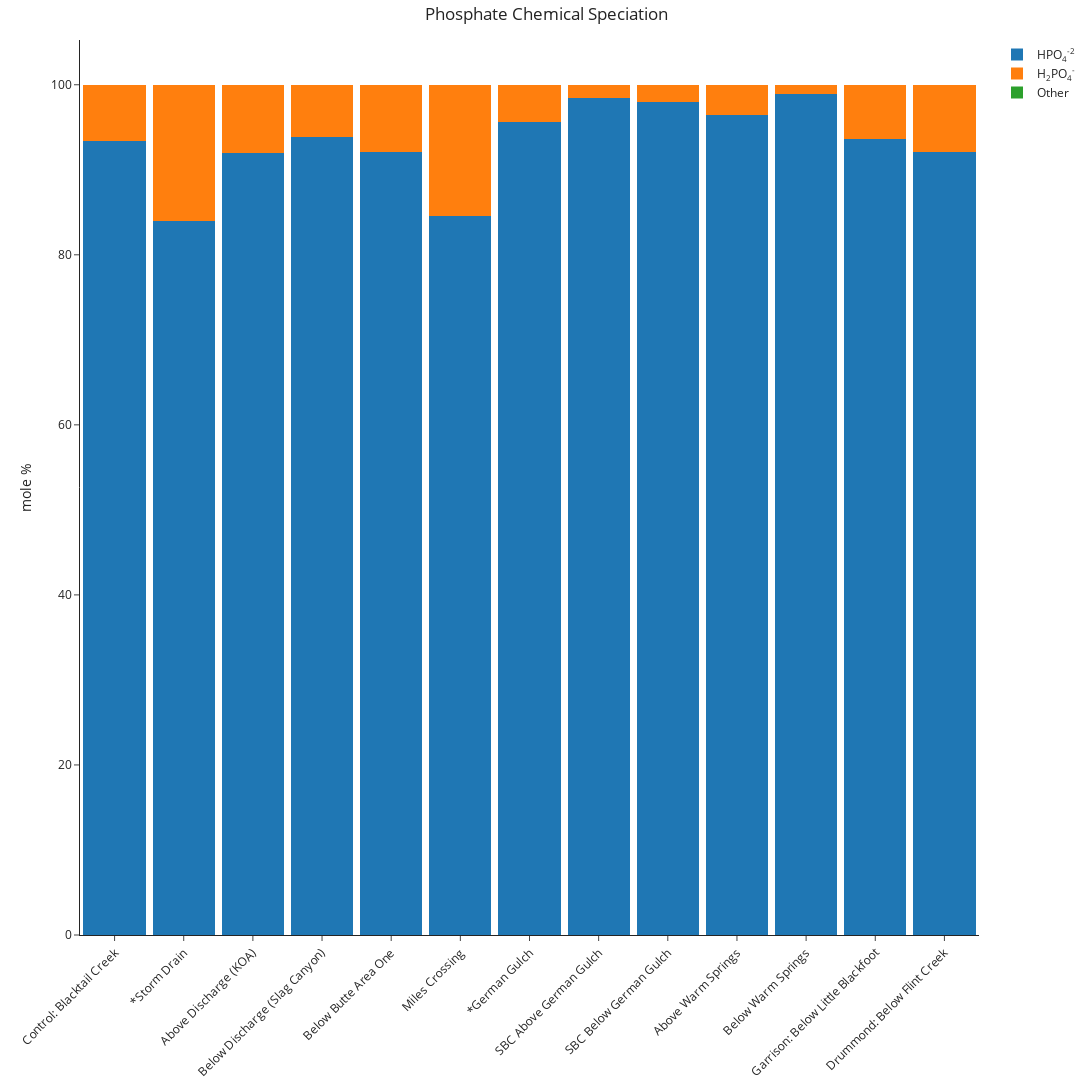
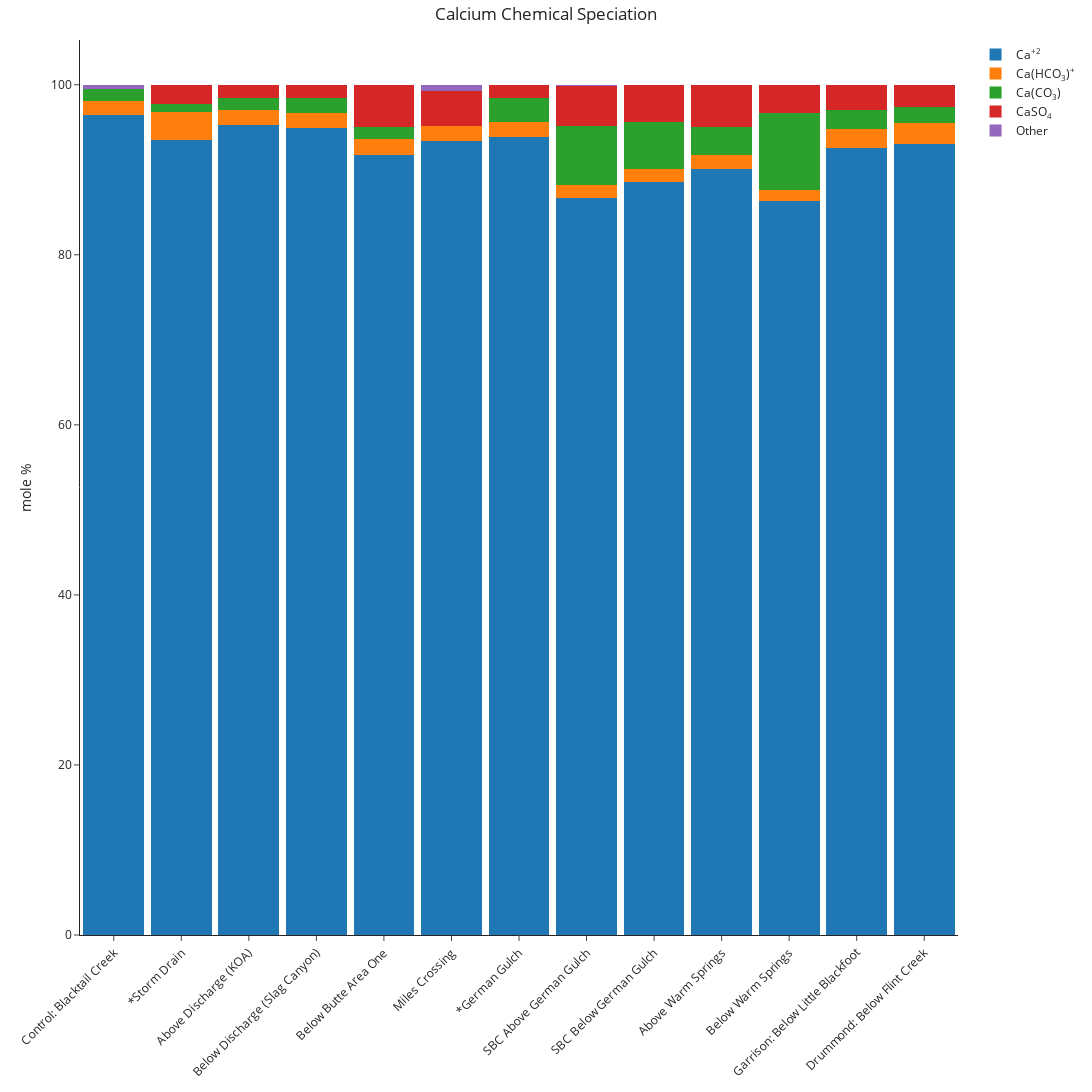
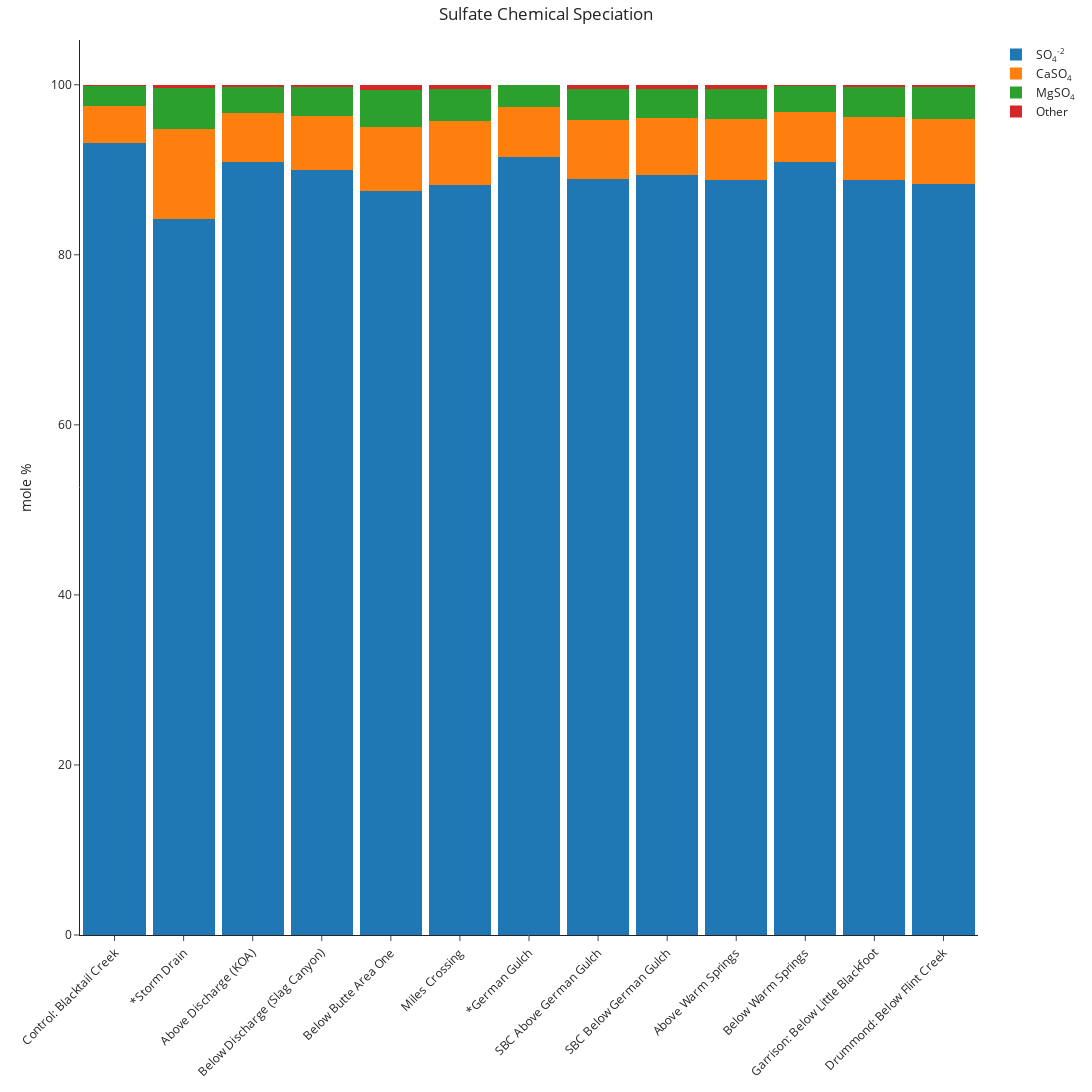

Notebook source saved alongside these figures, in order:
### Code cell
# speciation calculation using the newly-created data0.cst database (200 bars)
speciation = ae.speciate(input_filename="BeforeDischarge.csv",
                         exclude=["Year"],
                         db='lgn',
                         #custom_db=True,
                         report_filename="report.csv",
                        strict_minimum_pressure =False)

speciation.plot_mass_contribution("HPO4-2",save_as="Phosphate Speciation Downstream Before",
                                 save_format="svg",plot_width=16, plot_height=9,
                                  colormap='tab10', save_scale=10,
                                  title= "Phosphate Chemical Speciation")

speciation.plot_mass_contribution("Ca+2",save_as="Calcium Speciation Downstream Before",
                                 save_format="svg",plot_width=16, plot_height=9,
                                  colormap='tab10', save_scale=10,
                                  title= "Calcium Chemical Speciation")

speciation.plot_mass_contribution("SO4-2",save_as="Sulphate Speciation Downstream Before",
                                 save_format="svg",plot_width=16, plot_height=9,
                                  colormap='tab10', save_scale=10,
                                  title= "Sulfate Chemical Speciation")

### Figure 1 — Plotly figure (JSON) as saved in the notebook; plotly's stock layout.template omitted (floating-point values rounded to 4 significant figures)
{"data": [{"alignmentgroup": "True", "hovertemplate": "species=HPO<sub>4</sub><sup>-2</sup><br>sample=%{x}<br>mole %=%{y}<extra></extra>", "legendgroup": "HPO<sub>4</sub><sup>-2</sup>", "marker": {"color": "#1f77b4", "line": {"width": 0}, "pattern": {"shape": ""}}, "name": "HPO<sub>4</sub><sup>-2</sup>", "offsetgroup": "HPO<sub>4</sub><sup>-2</sup>", "orientation": "v", "showlegend": true, "textposition": "auto", "type": "bar", "width": 0.9, "x": ["Control: Blacktail Creek", "*Storm Drain", "Above Discharge (KOA)", "Below Discharge (Slag Canyon)", "Below Butte Area One", "Miles Crossing", "*German Gulch", "SBC Above German Gulch", "SBC Below German Gulch", "Above Warm Springs", "Below Warm Springs", "Garrison: Below Little Blackfoot", "Drummond: Below Flint Creek"], "xaxis": "x", "y": [93.36, 83.99, 91.93, 93.9, 92.14, 84.54, 95.59, 98.43, 98.02, 96.49, 98.95, 93.61, 92.09], "yaxis": "y"}, {"alignmentgroup": "True", "hovertemplate": "species=H<sub>2</sub>PO<sub>4</sub><sup>-</sup><br>sample=%{x}<br>mole %=%{y}<extra></extra>", "legendgroup": "H<sub>2</sub>PO<sub>4</sub><sup>-</sup>", "marker": {"color": "#ff7f0e", "line": {"width": 0}, "pattern": {"shape": ""}}, "name": "H<sub>2</sub>PO<sub>4</sub><sup>-</sup>", "offsetgroup": "H<sub>2</sub>PO<sub>4</sub><sup>-</sup>", "orientation": "v", "showlegend": true, "textposition": "auto", "type": "bar", "width": 0.9, "x": ["Control: Blacktail Creek", "*Storm Drain", "Above Discharge (KOA)", "Below Discharge (Slag Canyon)", "Below Butte Area One", "Miles Crossing", "*German Gulch", "SBC Above German Gulch", "SBC Below German Gulch", "Above Warm Springs", "Below Warm Springs", "Garrison: Below Little Blackfoot", "Drummond: Below Flint Creek"], "xaxis": "x", "y": [6.63, 16, 8.06, 6.09, 7.86, 15.46, 4.4, 1.52, 1.94, 3.49, 0.9692, 6.38, 7.9], "yaxis": "y"}, {"alignmentgroup": "True", "hovertemplate": "species=Other<br>sample=%{x}<br>mole %=%{y}<extra></extra>", "legendgroup": "Other", "marker": {"color": "#2ca02c", "line": {"width": 0}, "pattern": {"shape": ""}}, "name": "Other", "offsetgroup": "Other", "orientation": "v", "showlegend": true, "textposition": "auto", "type": "bar", "width": 0.9, "x": ["Control: Blacktail Creek", "*Storm Drain", "Above Discharge (KOA)", "Below Discharge (Slag Canyon)", "Below Butte Area One", "Miles Crossing", "*German Gulch", "SBC Above German Gulch", "SBC Below German Gulch", "Above Warm Springs", "Below Warm Springs", "Garrison: Below Little Blackfoot", "Drummond: Below Flint Creek"], "xaxis": "x", "y": [0.01, 0.01, 0.01, 0.01, 0, 0, 0.01, 0.05, 0.04, 0.02, 0.08, 0.01, 0.01], "yaxis": "y"}], "layout": {"bargap": 0, "barmode": "relative", "height": 1098, "legend": {"title": {}, "tracegroupgap": 0}, "margin": {"t": 40}, "title": {"text": "Phosphate Chemical Speciation", "x": 0.5, "xanchor": "center"}, "width": 1952, "xaxis": {"anchor": "y", "autorange": true, "categoryarray": ["Control: Blacktail Creek", "*Storm Drain", "Above Discharge (KOA)", "Below Discharge (Slag Canyon)", "Below Butte Area One", "Miles Crossing", "*German Gulch", "SBC Above German Gulch", "SBC Below German Gulch", "Above Warm Springs", "Below Warm Springs", "Garrison: Below Little Blackfoot", "Drummond: Below Flint Creek"], "categoryorder": "array", "domain": [0, 1], "fixedrange": true, "range": [-0.5, 12.5], "tickangle": -45, "title": {}, "type": "category"}, "yaxis": {"anchor": "x", "autorange": true, "domain": [0, 1], "fixedrange": true, "range": [0, 105.3], "title": {"text": "mole %"}, "type": "linear"}}}

### Figure 2 — Plotly figure (JSON) as saved in the notebook; plotly's stock layout.template omitted (floating-point values rounded to 4 significant figures)
{"data": [{"alignmentgroup": "True", "hovertemplate": "species=Ca<sup>+2</sup><br>sample=%{x}<br>mole %=%{y}<extra></extra>", "legendgroup": "Ca<sup>+2</sup>", "marker": {"color": "#1f77b4", "line": {"width": 0}, "pattern": {"shape": ""}}, "name": "Ca<sup>+2</sup>", "offsetgroup": "Ca<sup>+2</sup>", "orientation": "v", "showlegend": true, "textposition": "auto", "type": "bar", "width": 0.9, "x": ["Control: Blacktail Creek", "*Storm Drain", "Above Discharge (KOA)", "Below Discharge (Slag Canyon)", "Below Butte Area One", "Miles Crossing", "*German Gulch", "SBC Above German Gulch", "SBC Below German Gulch", "Above Warm Springs", "Below Warm Springs", "Garrison: Below Little Blackfoot", "Drummond: Below Flint Creek"], "xaxis": "x", "y": [96.46, 93.49, 95.23, 94.87, 91.74, 93.35, 93.86, 86.72, 88.6, 90.15, 86.32, 92.53, 93.03], "yaxis": "y"}, {"alignmentgroup": "True", "hovertemplate": "species=Ca(HCO<sub>3</sub>)<sup>+</sup><br>sample=%{x}<br>mole %=%{y}<extra></extra>", "legendgroup": "Ca(HCO<sub>3</sub>)<sup>+</sup>", "marker": {"color": "#ff7f0e", "line": {"width": 0}, "pattern": {"shape": ""}}, "name": "Ca(HCO<sub>3</sub>)<sup>+</sup>", "offsetgroup": "Ca(HCO<sub>3</sub>)<sup>+</sup>", "orientation": "v", "showlegend": true, "textposition": "auto", "type": "bar", "width": 0.9, "x": ["Control: Blacktail Creek", "*Storm Drain", "Above Discharge (KOA)", "Below Discharge (Slag Canyon)", "Below Butte Area One", "Miles Crossing", "*German Gulch", "SBC Above German Gulch", "SBC Below German Gulch", "Above Warm Springs", "Below Warm Springs", "Garrison: Below Little Blackfoot", "Drummond: Below Flint Creek"], "xaxis": "x", "y": [1.58, 3.27, 1.81, 1.79, 1.89, 1.78, 1.8, 1.45, 1.51, 1.62, 1.26, 2.26, 2.46], "yaxis": "y"}, {"alignmentgroup": "True", "hovertemplate": "species=Ca(CO<sub>3</sub>)<br>sample=%{x}<br>mole %=%{y}<extra></extra>", "legendgroup": "Ca(CO<sub>3</sub>)", "marker": {"color": "#2ca02c", "line": {"width": 0}, "pattern": {"shape": ""}}, "name": "Ca(CO<sub>3</sub>)", "offsetgroup": "Ca(CO<sub>3</sub>)", "orientation": "v", "showlegend": true, "textposition": "auto", "type": "bar", "width": 0.9, "x": ["Control: Blacktail Creek", "*Storm Drain", "Above Discharge (KOA)", "Below Discharge (Slag Canyon)", "Below Butte Area One", "*German Gulch", "SBC Above German Gulch", "SBC Below German Gulch", "Above Warm Springs", "Below Warm Springs", "Garrison: Below Little Blackfoot", "Drummond: Below Flint Creek"], "xaxis": "x", "y": [1.45, 1, 1.38, 1.79, 1.37, 2.83, 6.96, 5.5, 3.31, 9.1, 2.22, 1.9], "yaxis": "y"}, {"alignmentgroup": "True", "hovertemplate": "species=CaSO<sub>4</sub><br>sample=%{x}<br>mole %=%{y}<extra></extra>", "legendgroup": "CaSO<sub>4</sub>", "marker": {"color": "#d62728", "line": {"width": 0}, "pattern": {"shape": ""}}, "name": "CaSO<sub>4</sub>", "offsetgroup": "CaSO<sub>4</sub>", "orientation": "v", "showlegend": true, "textposition": "auto", "type": "bar", "width": 0.9, "x": ["*Storm Drain", "Above Discharge (KOA)", "Below Discharge (Slag Canyon)", "Below Butte Area One", "Miles Crossing", "*German Gulch", "SBC Above German Gulch", "SBC Below German Gulch", "Above Warm Springs", "Below Warm Springs", "Garrison: Below Little Blackfoot", "Drummond: Below Flint Creek"], "xaxis": "x", "y": [2.18, 1.56, 1.51, 4.96, 4.19, 1.49, 4.78, 4.31, 4.85, 3.26, 2.97, 2.59], "yaxis": "y"}, {"alignmentgroup": "True", "hovertemplate": "species=Other<br>sample=%{x}<br>mole %=%{y}<extra></extra>", "legendgroup": "Other", "marker": {"color": "#9467bd", "line": {"width": 0}, "pattern": {"shape": ""}}, "name": "Other", "offsetgroup": "Other", "orientation": "v", "showlegend": true, "textposition": "auto", "type": "bar", "width": 0.9, "x": ["Control: Blacktail Creek", "*Storm Drain", "Above Discharge (KOA)", "Below Discharge (Slag Canyon)", "Below Butte Area One", "Miles Crossing", "*German Gulch", "SBC Above German Gulch", "SBC Below German Gulch", "Above Warm Springs", "Below Warm Springs", "Garrison: Below Little Blackfoot", "Drummond: Below Flint Creek"], "xaxis": "x", "y": [0.51, 0.06, 0.02, 0.04, 0.04, 0.68, 0.02, 0.09, 0.08, 0.07, 0.06, 0.02, 0.02], "yaxis": "y"}], "layout": {"bargap": 0, "barmode": "relative", "height": 1098, "legend": {"title": {}, "tracegroupgap": 0}, "margin": {"t": 40}, "title": {"text": "Calcium Chemical Speciation", "x": 0.5, "xanchor": "center"}, "width": 1952, "xaxis": {"anchor": "y", "autorange": true, "categoryarray": ["Control: Blacktail Creek", "*Storm Drain", "Above Discharge (KOA)", "Below Discharge (Slag Canyon)", "Below Butte Area One", "Miles Crossing", "*German Gulch", "SBC Above German Gulch", "SBC Below German Gulch", "Above Warm Springs", "Below Warm Springs", "Garrison: Below Little Blackfoot", "Drummond: Below Flint Creek"], "categoryorder": "array", "domain": [0, 1], "fixedrange": true, "range": [-0.5, 12.5], "tickangle": -45, "title": {}, "type": "category"}, "yaxis": {"anchor": "x", "autorange": true, "domain": [0, 1], "fixedrange": true, "range": [0, 105.3], "title": {"text": "mole %"}, "type": "linear"}}}

### Figure 3 — Plotly figure (JSON) as saved in the notebook; plotly's stock layout.template omitted (floating-point values rounded to 4 significant figures)
{"data": [{"alignmentgroup": "True", "hovertemplate": "species=SO<sub>4</sub><sup>-2</sup><br>sample=%{x}<br>mole %=%{y}<extra></extra>", "legendgroup": "SO<sub>4</sub><sup>-2</sup>", "marker": {"color": "#1f77b4", "line": {"width": 0}, "pattern": {"shape": ""}}, "name": "SO<sub>4</sub><sup>-2</sup>", "offsetgroup": "SO<sub>4</sub><sup>-2</sup>", "orientation": "v", "showlegend": true, "textposition": "auto", "type": "bar", "width": 0.9, "x": ["Control: Blacktail Creek", "*Storm Drain", "Above Discharge (KOA)", "Below Discharge (Slag Canyon)", "Below Butte Area One", "Miles Crossing", "*German Gulch", "SBC Above German Gulch", "SBC Below German Gulch", "Above Warm Springs", "Below Warm Springs", "Garrison: Below Little Blackfoot", "Drummond: Below Flint Creek"], "xaxis": "x", "y": [93.16, 84.22, 90.89, 89.97, 87.48, 88.25, 91.52, 88.96, 89.35, 88.77, 90.87, 88.83, 88.37], "yaxis": "y"}, {"alignmentgroup": "True", "hovertemplate": "species=CaSO<sub>4</sub><br>sample=%{x}<br>mole %=%{y}<extra></extra>", "legendgroup": "CaSO<sub>4</sub>", "marker": {"color": "#ff7f0e", "line": {"width": 0}, "pattern": {"shape": ""}}, "name": "CaSO<sub>4</sub>", "offsetgroup": "CaSO<sub>4</sub>", "orientation": "v", "showlegend": true, "textposition": "auto", "type": "bar", "width": 0.9, "x": ["Control: Blacktail Creek", "*Storm Drain", "Above Discharge (KOA)", "Below Discharge (Slag Canyon)", "Below Butte Area One", "Miles Crossing", "*German Gulch", "SBC Above German Gulch", "SBC Below German Gulch", "Above Warm Springs", "Below Warm Springs", "Garrison: Below Little Blackfoot", "Drummond: Below Flint Creek"], "xaxis": "x", "y": [4.34, 10.53, 5.78, 6.35, 7.59, 7.51, 5.92, 6.87, 6.77, 7.24, 5.93, 7.36, 7.6], "yaxis": "y"}, {"alignmentgroup": "True", "hovertemplate": "species=MgSO<sub>4</sub><br>sample=%{x}<br>mole %=%{y}<extra></extra>", "legendgroup": "MgSO<sub>4</sub>", "marker": {"color": "#2ca02c", "line": {"width": 0}, "pattern": {"shape": ""}}, "name": "MgSO<sub>4</sub>", "offsetgroup": "MgSO<sub>4</sub>", "orientation": "v", "showlegend": true, "textposition": "auto", "type": "bar", "width": 0.9, "x": ["Control: Blacktail Creek", "*Storm Drain", "Above Discharge (KOA)", "Below Discharge (Slag Canyon)", "Below Butte Area One", "Miles Crossing", "*German Gulch", "SBC Above German Gulch", "SBC Below German Gulch", "Above Warm Springs", "Below Warm Springs", "Garrison: Below Little Blackfoot", "Drummond: Below Flint Creek"], "xaxis": "x", "y": [2.38, 4.92, 3.11, 3.42, 4.36, 3.7, 2.48, 3.63, 3.43, 3.51, 3.03, 3.59, 3.82], "yaxis": "y"}, {"alignmentgroup": "True", "hovertemplate": "species=Other<br>sample=%{x}<br>mole %=%{y}<extra></extra>", "legendgroup": "Other", "marker": {"color": "#d62728", "line": {"width": 0}, "pattern": {"shape": ""}}, "name": "Other", "offsetgroup": "Other", "orientation": "v", "showlegend": true, "textposition": "auto", "type": "bar", "width": 0.9, "x": ["Control: Blacktail Creek", "*Storm Drain", "Above Discharge (KOA)", "Below Discharge (Slag Canyon)", "Below Butte Area One", "Miles Crossing", "*German Gulch", "SBC Above German Gulch", "SBC Below German Gulch", "Above Warm Springs", "Below Warm Springs", "Garrison: Below Little Blackfoot", "Drummond: Below Flint Creek"], "xaxis": "x", "y": [0.12, 0.33, 0.22, 0.26, 0.57, 0.54, 0.08, 0.54, 0.45, 0.48, 0.17, 0.22, 0.21], "yaxis": "y"}], "layout": {"bargap": 0, "barmode": "relative", "height": 1098, "legend": {"title": {}, "tracegroupgap": 0}, "margin": {"t": 40}, "title": {"text": "Sulfate Chemical Speciation", "x": 0.5, "xanchor": "center"}, "width": 1952, "xaxis": {"anchor": "y", "autorange": true, "categoryarray": ["Control: Blacktail Creek", "*Storm Drain", "Above Discharge (KOA)", "Below Discharge (Slag Canyon)", "Below Butte Area One", "Miles Crossing", "*German Gulch", "SBC Above German Gulch", "SBC Below German Gulch", "Above Warm Springs", "Below Warm Springs", "Garrison: Below Little Blackfoot", "Drummond: Below Flint Creek"], "categoryorder": "array", "domain": [0, 1], "fixedrange": true, "range": [-0.5, 12.5], "tickangle": -45, "title": {}, "type": "category"}, "yaxis": {"anchor": "x", "autorange": true, "domain": [0, 1], "fixedrange": true, "range": [0, 105.3], "title": {"text": "mole %"}, "type": "linear"}}}
